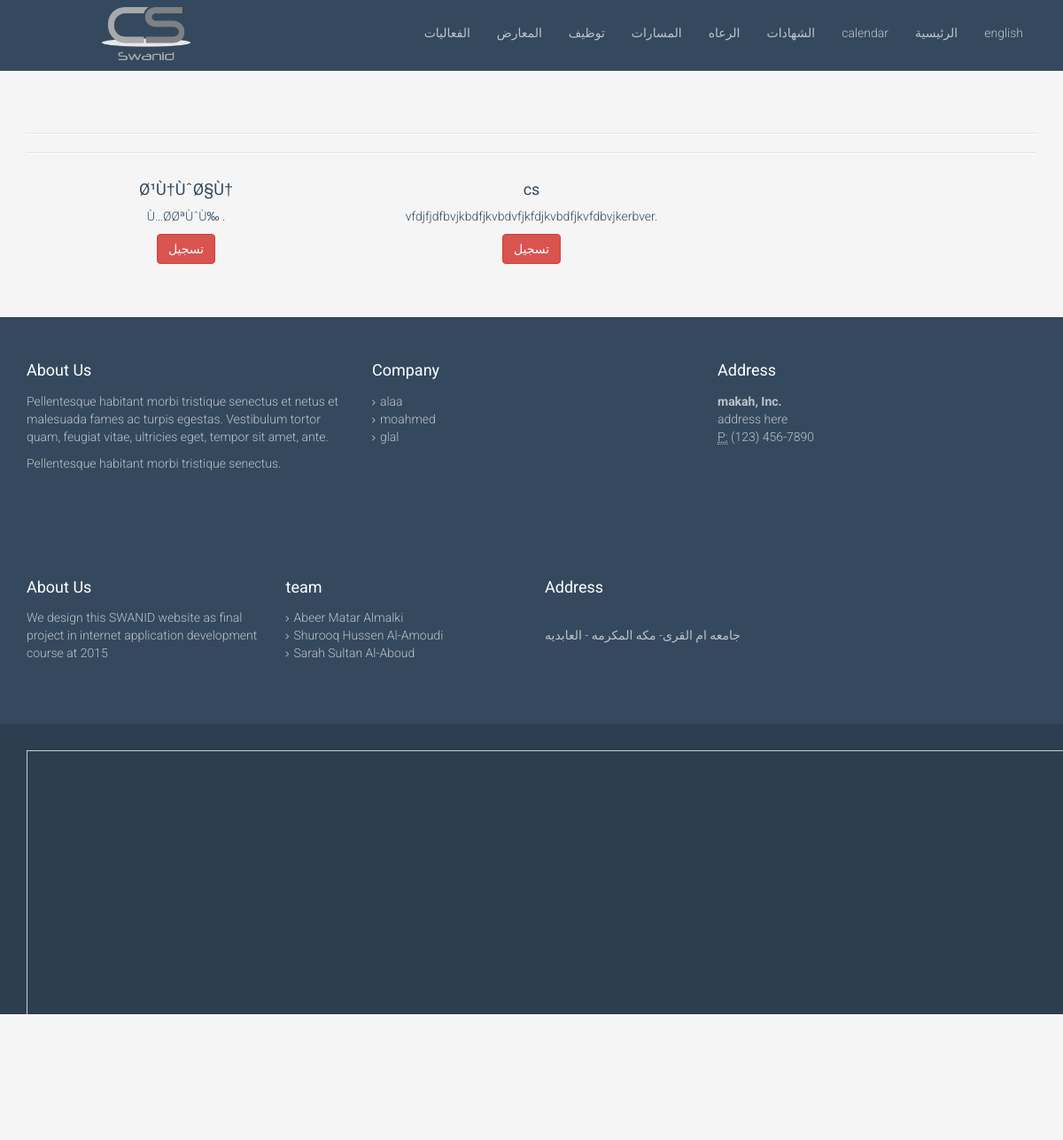
/tracks.php, run on the app's committed database.
### tables this page shows
CREATE TABLE IF NOT EXISTS `tracks` (
  `id` int(11) NOT NULL AUTO_INCREMENT,
  `name` varchar(200) NOT NULL,
  `details` text NOT NULL,
  PRIMARY KEY (`id`)
);

### tracks.php (the view)
<?php require 'header.php'; ?>
<section id="career" class="container">
  <div class="center">
    <hr>
    <hr>
    <div class="row">
      <?php
      require 'connection/conn.php';
      $query=mysqli_query($connect , "SELECT * FROM tracks");
      while ($result=mysqli_fetch_assoc($query)) {
       extract($result);
       echo "<div class='col-sm-4'>
       <h4>$name</h4>
       <p>$details.</p>
       <a href='add_applicant.php?id=$id' class='btn btn-danger' >تسجيل</a>
       </div>";
     }?>
   </div>
 </section>
  <section id="bottom" class="wet-asphalt">
    <div class="container">
      <div class="row">
        <div class="col-md-4 col-sm-12">
          <h4>About Us</h4>
          <p>Pellentesque habitant morbi tristique senectus et netus et malesuada fames ac turpis egestas. Vestibulum tortor quam, feugiat vitae, ultricies eget, tempor sit amet, ante.</p>
          <p>Pellentesque habitant morbi tristique senectus.</p>
        </div>
        <div class="col-md-4 col-sm-12">
          <h4>Company</h4>
          <div>
            <ul class="arrow">
              <li><a href="#">alaa</a></li>
              <li><a href="#">moahmed</a></li>
              <li><a href="#">glal</a></li>
            </ul>
          </div>
        </div>
        <div class="col-md-4 col-sm-6">
          <h4>Address</h4>
          <address>
            <strong>makah, Inc.</strong><br>
            address here <br>
            <abbr title="Phone">P:</abbr> (123) 456-7890
          </address>
        </div>
      </div>
    </div>
  </section>
<?php require 'footer.php'; ?>

### css/main.css (style rules this page uses)
body { padding-top: 80px; color: #34495e; background: #f5f5f5; font-family: 'Roboto', sans-serif; font-weight: 300; }
h1, h2, h3, h4, h5, h6 { font-family: 'Roboto', sans-serif; font-weight: 400; }
a { color: #34495e; -webkit-transition: 300ms; -moz-transition: 300ms; -o-transition: 300ms; transition: 300ms; }
hr { border-top: 1px solid #e5e5e5; border-bottom: 1px solid #fff; }
.btn { font-weight: 400; }
body > section { padding: 50px 0; }
.turquoise, .green-sea, .sun-flower, .orange, .emerald, .nephrits, .carrot, .pumkin, .peter-river, .belize-hole, .alizarin, .pomegranate, .amethyst, .wisteria, .clouds .silver, .wet-asphalt, .midnight-blue, .concrete, .asbestos { color: #fff; }
.turquoise h1, .green-sea h1, .sun-flower h1, .orange h1, .emerald h1, .nephrits h1, .carrot h1, .pumkin h1, .peter-river h1, .belize-hole h1, .alizarin h1, .pomegranate h1, .amethyst h1, .wisteria h1, .clouds .silver h1, .wet-asphalt h1, .midnight-blue h1, .concrete h1, .asbestos h1, .turquoise h2, .green-sea h2, .sun-flower h2, .orange h2, .emerald h2, .nephrits h2, .carrot h2, .pumkin h2, .peter-river h2, .belize-hole h2, .alizarin h2, .pomegranate h2, .amethyst h2, .wisteria h2, .clouds .silver h2, .wet-asphalt h2, .midnight-blue h2, .concrete h2, .asbestos h2, .turquoise h3, .green-sea h3, .sun-flower h3, .orange h3, .emerald h3, .nephrits h3, .carrot h3, .pumkin h3, .peter-river h3, .belize-hole h3, .alizarin h3, .pomegranate h3, .amethyst h3, .wisteria h3, .clouds .silver h3, .wet-asphalt h3, .midnight-blue h3, .concrete h3, .asbestos h3, .turquoise h4, .green-sea h4, .sun-flower h4, .orange h4, .emerald h4, .nephrits h4, .carrot h4, .pumkin h4, .peter-river h4, .belize-hole h4, .alizarin h4, .pomegranate h4, .amethyst h4, .wisteria h4, .clouds .silver h4, .wet-asphalt h4, .midnight-blue h4, .concrete h4, .asbestos h4, .turquoise h5, .green-sea h5, .sun-flower h5, .orange h5, .emerald h5, .nephrits h5, .carrot h5, .pumkin h5, .peter-river h5, .belize-hole h5, .alizarin h5, .pomegranate h5, .amethyst h5, .wisteria h5, .clouds .silver h5, .wet-asphalt h5, .midnight-blue h5, .concrete h5, .asbestos h5, .turquoise h6, .green-sea h6, .sun-flower h6, .orange h6, .emerald h6, .nephrits h6, .carrot h6, .pumkin h6, .peter-river h6, .belize-hole h6, .alizarin h6, .pomegranate h6, .amethyst h6, .wisteria h6, .clouds .silver h6, .wet-asphalt h6, .midnight-blue h6, .concrete h6, .asbestos h6 { color: #fff; }
.wet-asphalt { background-color: #34495e; }
.wet-asphalt a:not(.btn) { color: #bdc3c7; }
.center { text-align: center; }
#bottom { color: #bdc3c7; }
#bottom h4 { margin-top: 0; margin-bottom: 15px; }
.row > div { margin-bottom: 10px; }
ul.arrow, ul.arrow-double, ul.tick, ul.cross, ul.star, ul.rss { list-style: none; padding: 0; margin: 0; }
ul.arrow li::before, ul.arrow-double li::before, ul.tick li::before, ul.cross li::before, ul.star li::before, ul.rss li::before, ul.arrow li::after, ul.arrow-double li::after, ul.tick li::after, ul.cross li::after, ul.star li::after, ul.rss li::after { font-family: FontAwesome; font-size: 11px; }
ul.arrow li::before, ul.arrow-double li::before, ul.tick li::before, ul.cross li::before, ul.star li::before, ul.rss li::before { margin-right: 5px; }
ul.arrow li::before { content: "\f105"; }

### data on the page
tracks: name "Ø¹Ù†ÙˆØ§Ù†", details "Ù…Ø­ØªÙˆÙ‰"
tracks: name "cs", details "vfdjfjdfbvjkbdfjkvbdvfjkfdjkvbdfjkvfdbvjkerbver"
